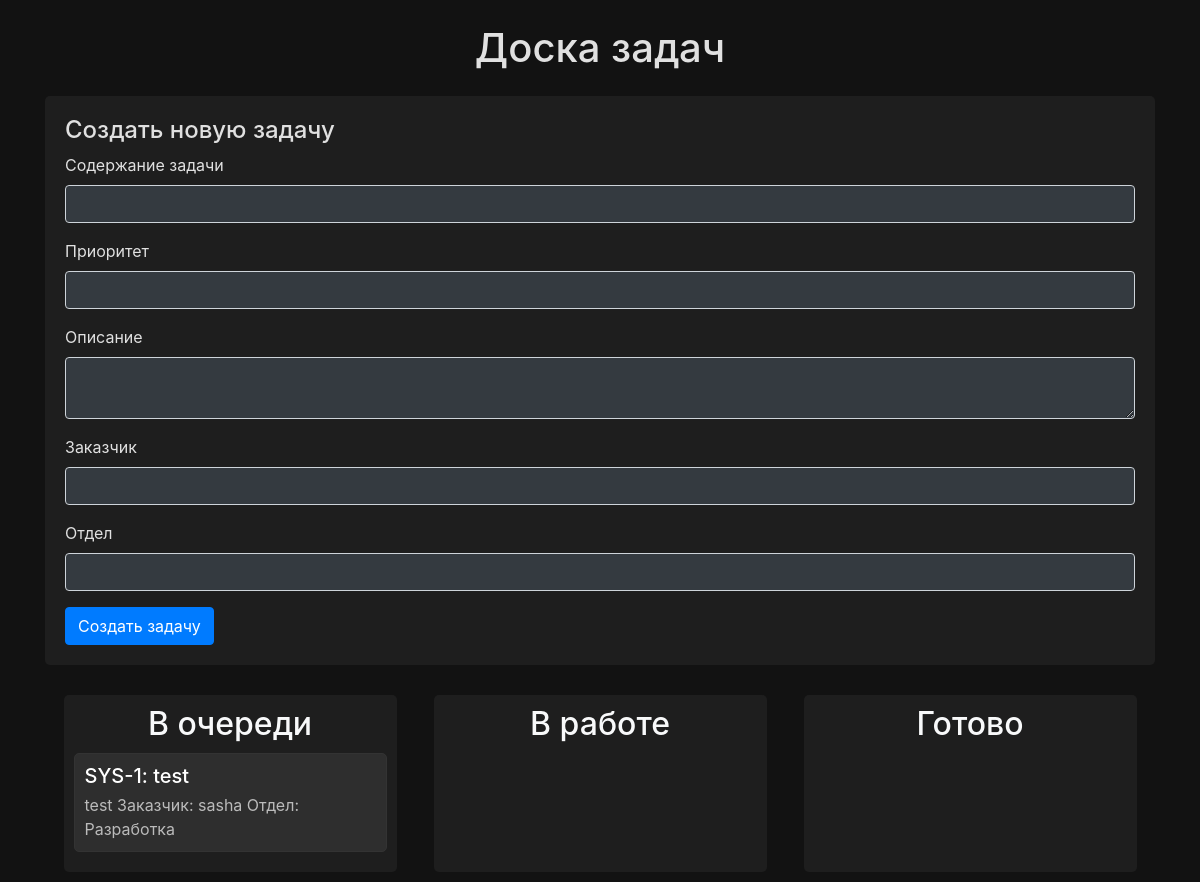
Page /task_board on the earlier database version.
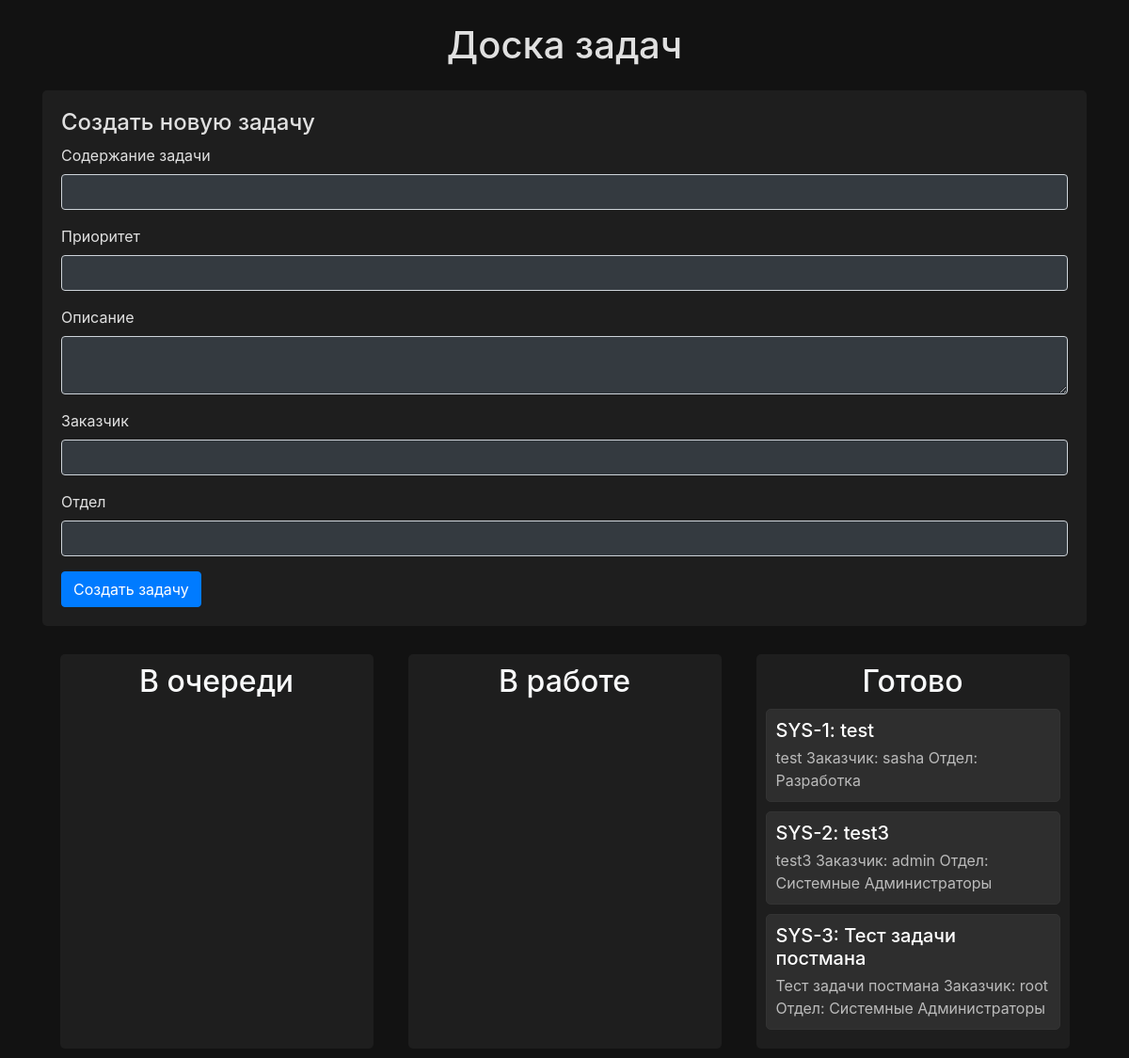
Same page on the later database version.
### main.py (models this page shows, shortened)
class Task(db.Model):
    id = db.Column(db.Integer, primary_key=True)
    task_id = db.Column(db.String(80), unique=True, nullable=False)
    content = db.Column(db.String(200), nullable=False)
    priority = db.Column(db.Integer, nullable=False)
    description = db.Column(db.String(500), nullable=False)
    project_id = db.Column(db.Integer, nullable=False)
    section_id = db.Column(db.Integer, nullable=False)

### main.py (the view)
@app.route('/task_board')
def task_board():
    try:
        tasks = Task.query.all()
        section_status_mapping = {
            155860104: 'В очереди',
            155859386: 'В работе',
            138005323: 'Готово'
        }
        tasks_by_section = {
            'В очереди': [],
            'В работе': [],
            'Готово': []
        }
        for task in tasks:
            status = section_status_mapping.get(task.section_id, 'Статус неизвестен')
            if status in tasks_by_section:
                tasks_by_section[status].append(task)
        return render_template('task_board.html', tasks_by_section=tasks_by_section)
    except Exception as error:
        print("Error fetching tasks:", error)
        return jsonify({"error": str(error)})

### templates/task_board.html (shortened to what this page needs)
<!DOCTYPE html>
<html lang="ru">
<head>
    <link rel="stylesheet" href="https://maxcdn.bootstrapcdn.com/bootstrap/4.5.2/css/bootstrap.min.css">
</head>
<body>
    <div class="container">
        <h1 class="text-center my-4">Доска задач</h1>
        <div class="task-form">
            <h4>Создать новую задачу</h4>
            <form id="taskForm">
                <div class="form-group">
                    <label for="task_content">Содержание задачи</label>
                    <input type="text" class="form-control bg-dark text-light" id="task_content" required>
                </div>
                <div class="form-group">
                    <label for="priority">Приоритет</label>
                    <input type="text" class="form-control bg-dark text-light" id="priority" required>
                </div>
                <div class="form-group">
                    <label for="description">Описание</label>
                    <textarea class="form-control bg-dark text-light" id="description" required></textarea>
                </div>
                <div class="form-group">
                    <label for="customer">Заказчик</label>
                    <input type="text" class="form-control bg-dark text-light" id="customer" required>
                </div>
                <div class="form-group">
                    <label for="department">Отдел</label>
                    <input type="text" class="form-control bg-dark text-light" id="department" required>
                </div>
                <button type="submit" class="btn btn-primary">Создать задачу</button>
            </form>
        </div>
        <div class="task-board">
            <div class="column" id="queue">
                <h2 class="text-center text-light">В очереди</h2>
                {% for task in tasks_by_section['В очереди'] %}
                <div class="task" data-id="{{ task.task_id }}">
                    <h5>{{ task.content }}</h5>
                    <p>{{ task.description }}</p>
                </div>
                {% endfor %}
            </div>
            <div class="column" id="in-progress">
                <h2 class="text-center text-light">В работе</h2>
            </div>
            <div class="column" id="done">
                <h2 class="text-center text-light">Готово</h2>
                {% for task in tasks_by_section['Готово'] %}
                <div class="task" data-id="{{ task.task_id }}">
                    <h5>{{ task.content }}</h5>
                    <p>{{ task.description }}</p>
                </div>
                {% endfor %}
            </div>
        </div>
    </div>
</body>
</html>

### templates/task_board.html (style rules this page uses)
body { background-color: #121212; color: #e0e0e0; }
.column { width: 30%; display: inline-block; vertical-align: top; margin: 10px; padding: 10px; background-color: #1e1e1e; border-radius: 5px; }
.task { border: 1px solid #333; padding: 10px; margin: 10px 0; background-color: #2e2e2e; border-radius: 5px; }
.task h5 { margin: 0; color: #fff; }
.task p { margin: 5px 0 0; color: #bbb; }
.task-board { display: flex; justify-content: space-around; }
.task-form { margin-bottom: 20px; background-color: #1e1e1e; padding: 20px; border-radius: 5px; }

Differences in the rows shown:
changed Task "SYS-1: test": moves from the list under "В очереди" to the list under "Готово"
added Task: content "SYS-2: test3", description "test3 Заказчик: admin Отдел: Системные Администраторы", shown under "Готово"
added Task: content "SYS-3: Тест задачи постмана", description "Тест задачи постмана Заказчик: root Отдел: Системные Администраторы", shown under "Готово"
